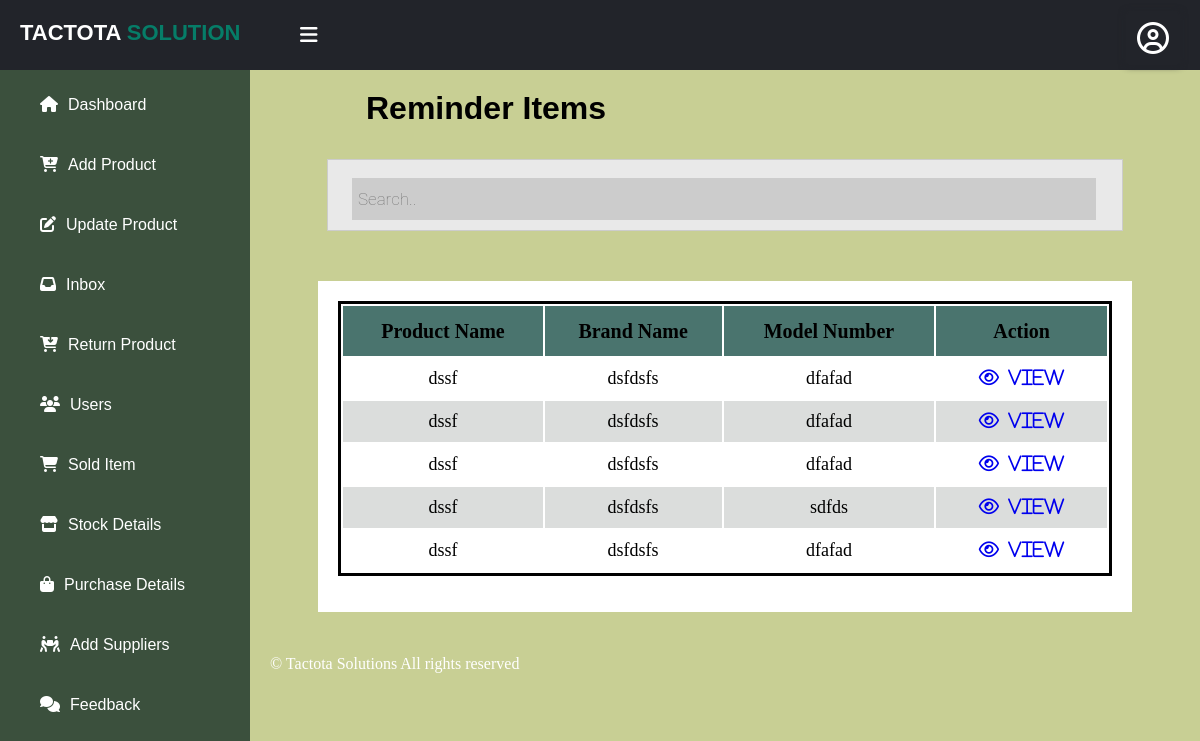
Page /views/reminderitems.php on the earlier database version.
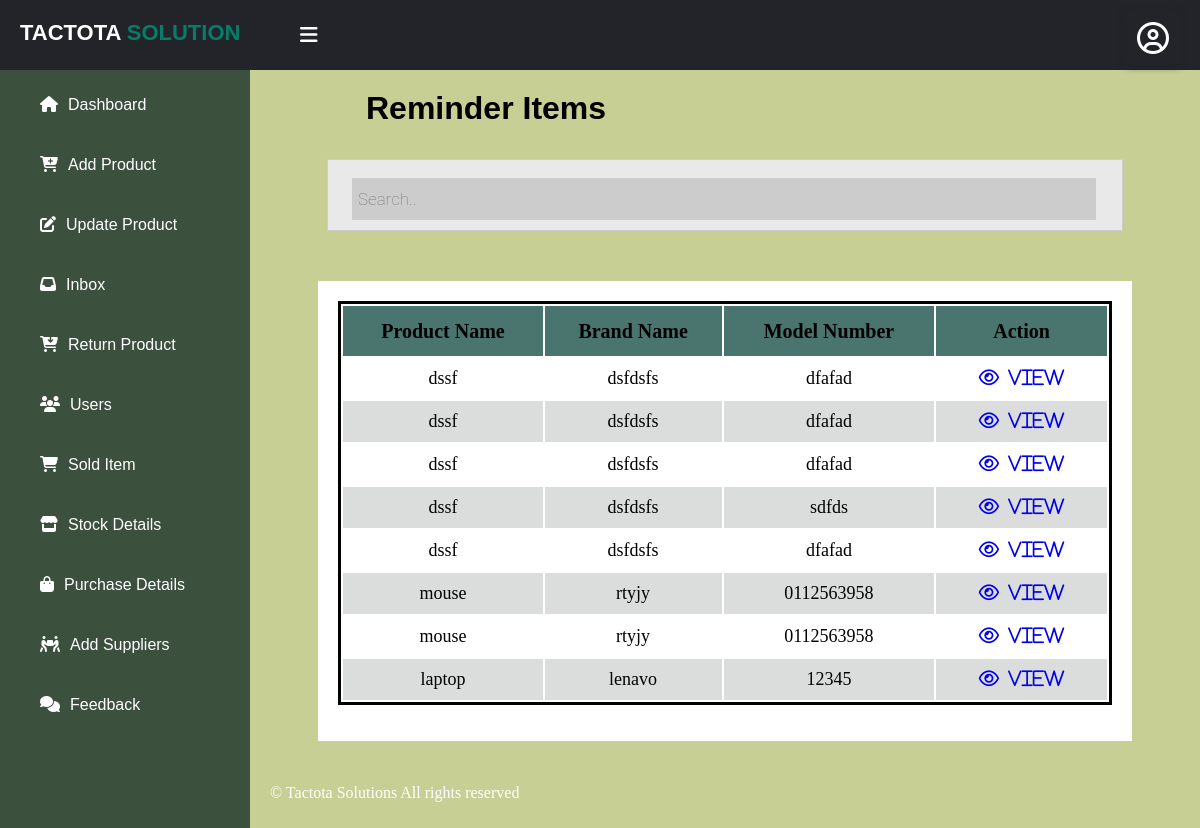
Same page on the later database version.
### tables this page shows
CREATE TABLE `product` (
  `p_id` varchar(30) NOT NULL,
  `p_name` varchar(50) NOT NULL,
  `p_cost` int(10) NOT NULL,
  `brand_name` varchar(30) NOT NULL,
  `reorder_level` int(10) NOT NULL,
  `model_no` varchar(30) NOT NULL,
  `quantity` int(10) NOT NULL,
  `warranty` int(10) NOT NULL,
  `product_status` varchar(15) NOT NULL,
  `product_date` date NOT NULL
);

### model/database.php (called while the page is built, shortened)
<?php
class database
{
    private static $_instance;
    private $_connection;
    public static function getInstance() {
        if(!isset(self::$_instance)) {
            self::$_instance = new self();
        }
        return self::$_instance;
    }
    private function __construct() {
        $this->_connection = new mysqli(host, username, password, dbname);
    }
    public function getConnection() {
        return $this->_connection;
    }
}

### controller/inventory_maintain.php (called while the page is built, shortened)
<?php
require_once("../model/inventory_maintain_model.php");
class inventory_maintain
{
    public function __construct()
    {
        $this->inven = new inventory_maintain_model();
    }
    public function display_reminders(){
        return $this->inven->display_stockreminders();
    }
}

### model/inventory_maintain_model.php (called while the page is built, shortened)
<?php
require_once("database.php");
class inventory_maintain_model
{
    public function __construct() {
        $this->mysqli = database::getInstance()->getConnection();
    }
     public function display_stockreminders(){
         $query=$this->mysqli->query("SELECT * FROM product WHERE quantity<=reorder_level AND YEAR(CURRENT_DATE())-YEAR(product_date)<1");
         while ($row = $query->fetch_assoc()) {
             $result[] = $row;
         }
         return $result;
     }
}

### views/reminderitems.php (the view)
<?php
   include 'clerk_sidebar.php';
   require '../controller/inventory_maintain.php';
   $data=new inventory_maintain();
   $sql=$data->display_reminders();
?><head>
<link rel="stylesheet" href="../public/css/update.css">
</head>
<div class="content"style="width:auto;">
    <h1 id="tbl-heading">Reminder Items</h1>
    <div class="search">
    <input type="text" placeholder="Search..">
  </div>
    <div class="update-tbl">
       <table>
            <thead>
                <tr>
                    <th> Product Name</th>
                    <th> Brand Name</th>
                    <th> Model Number</th>
                    <th scope="col" colspan=2 border=0>Action</th>
                </tr>
            </thead>
            <tbody>
            <?php
            foreach ($sql as $k => $v)
            {
                ?>
                <tr>
                    <td><?php echo $sql[$k]["p_name"] ?></td>
		    <td><?php echo $sql[$k]["brand_name"] ?></td>
                    <td><?php echo $sql[$k]["model_no"] ?></td>
                    <td><a href="../controller/inventory_maintain.php?action=reminderitems_suppliers&id=<?php  echo $sql[$k]["p_id"]; ?>" title="view"><i class="fa fa-eye" aria-hidden="true">&nbsp&nbspView</i></a></td>
                </tr>
                <?php
            } ?>
            </tbody>
       </table>
    </div>
    <div class="footers"style="color:#ffffff;">
	 <p>© Tactota Solutions All rights reserved </p>
      </div>
</div>

Differences in the rows shown:
added product: p_name "mouse", brand_name "rtyjy", model_no "0112563958"
added product: p_name "mouse", brand_name "rtyjy", model_no "0112563958"
added product: p_name "laptop", brand_name "lenavo", model_no "12345"
